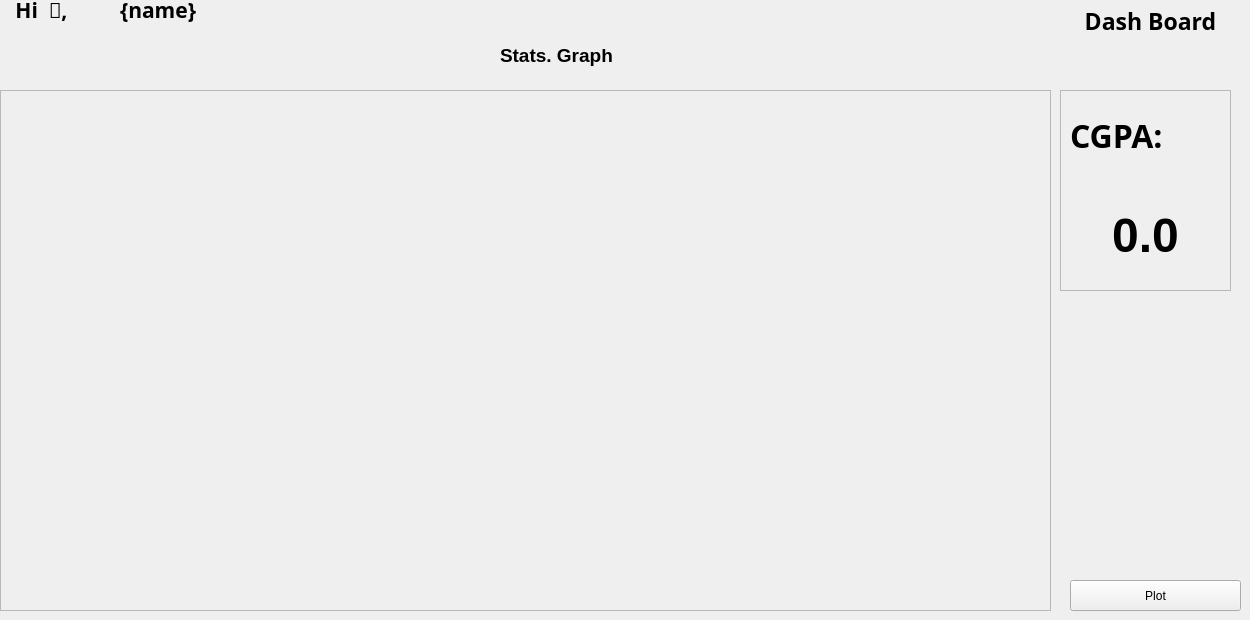
      <widget class="QWidget" name="tab_4">
       <attribute name="title">
        <string>Tab 1</string>
       </attribute>
       <widget class="QLabel" name="label_8">
        <property name="geometry">
         <rect>
          <x>1060</x>
          <y>0</y>
          <width>181</width>
          <height>41</height>
         </rect>
        </property>
        <property name="font">
         <font>
          <family>Segoe Print</family>
          <pointsize>17</pointsize>
          <weight>75</weight>
          <bold>true</bold>
         </font>
        </property>
        <property name="text">
         <string>Dash Board</string>
        </property>
        <property name="alignment">
         <set>Qt::AlignCenter</set>
        </property>
       </widget>
       <widget class="QFrame" name="frame">
        <property name="geometry">
         <rect>
          <x>1060</x>
          <y>90</y>
          <width>171</width>
          <height>201</height>
         </rect>
        </property>
        <property name="frameShape">
         <enum>QFrame::StyledPanel</enum>
        </property>
        <property name="frameShadow">
         <enum>QFrame::Sunken</enum>
        </property>
        <widget class="QLabel" name="label_CGPA">
         <property name="geometry">
          <rect>
           <x>20</x>
           <y>90</y>
           <width>131</width>
           <height>111</height>
          </rect>
         </property>
         <property name="font">
          <font>
           <family>Arial</family>
           <pointsize>36</pointsize>
           <weight>75</weight>
           <bold>true</bold>
          </font>
         </property>
         <property name="text">
          <string>0.0</string>
         </property>
         <property name="scaledContents">
          <bool>false</bool>
         </property>
         <property name="alignment">
          <set>Qt::AlignCenter</set>
         </property>
        </widget>
        <widget class="QLabel" name="label_21">
         <property name="geometry">
          <rect>
           <x>10</x>
           <y>20</y>
           <width>121</width>
           <height>51</height>
          </rect>
         </property>
         <property name="font">
          <font>
           <family>Segoe Print</family>
           <pointsize>24</pointsize>
           <weight>75</weight>
           <bold>true</bold>
          </font>
         </property>
         <property name="text">
          <string>CGPA:</string>
         </property>
        </widget>
       </widget>
       <widget class="QWidget" name="layoutWidget">
        <property name="geometry">
         <rect>
          <x>10</x>
          <y>-10</y>
          <width>161</width>
          <height>41</height>
         </rect>
        </property>
        <layout class="QHBoxLayout" name="horizontalLayout"/>
       </widget>
       <widget class="QFrame" name="graph_frame">
        <property name="geometry">
         <rect>
          <x>0</x>
          <y>90</y>
          <width>1051</width>
          <height>521</height>
         </rect>
        </property>
        <property name="frameShape">
         <enum>QFrame::StyledPanel</enum>
        </property>
        <property name="frameShadow">
         <enum>QFrame::Sunken</enum>
        </property>
       </widget>
       <widget class="QLabel" name="label_24">
        <property name="geometry">
         <rect>
          <x>500</x>
          <y>40</y>
          <width>151</width>
          <height>31</height>
         </rect>
        </property>
        <property name="font">
         <font>
          <family>Arial</family>
          <pointsize>14</pointsize>
          <weight>75</weight>
          <bold>true</bold>
         </font>
        </property>
        <property name="text">
         <string>Stats. Graph</string>
        </property>
       </widget>
       <widget class="QLabel" name="label_18">
        <property name="geometry">
         <rect>
          <x>10</x>
          <y>-10</y>
          <width>101</width>
          <height>39</height>
         </rect>
        </property>
        <property name="font">
         <font>
          <family>Segoe UI Black</family>
          <pointsize>16</pointsize>
          <weight>75</weight>
          <bold>true</bold>
         </font>
        </property>
        <property name="text">
         <string> Hi  👋,</string>
        </property>
       </widget>
       <widget class="QLabel" name="label_welcome">
        <property name="geometry">
         <rect>
          <x>120</x>
          <y>-10</y>
          <width>191</width>
          <height>39</height>
         </rect>
        </property>
        <property name="font">
         <font>
          <family>Segoe UI Black</family>
          <pointsize>16</pointsize>
          <weight>75</weight>
          <bold>true</bold>
         </font>
        </property>
        <property name="text">
         <string>{name}</string>
        </property>
       </widget>
       <widget class="QPushButton" name="pushButton_plot">
        <property name="geometry">
         <rect>
          <x>1070</x>
          <y>580</y>
          <width>171</width>
          <height>31</height>
         </rect>
        </property>
        <property name="text">
         <string>Plot</string>
        </property>
       </widget>
      </widget>
